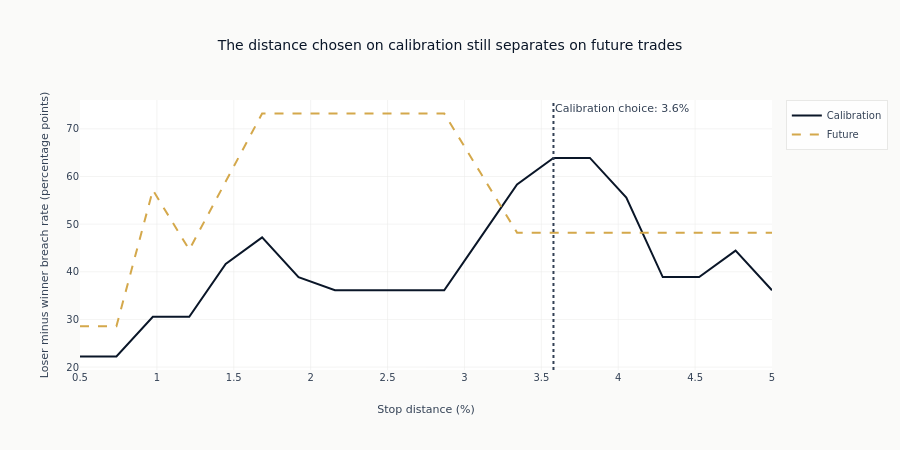

The notebook cell this image was saved under:
### Markdown cell above
**Interpretation**: The first row is the distance that discriminated best on the calibration
trades. The second applies that same distance, unchanged, to trades from a later period. If the
two rows are close, the distance describes something about how this instrument moves rather than
something about the particular trades it was chosen on. Neither row prices the stop.

### Code cell
fig = go.Figure()
_ = fig.add_trace(
    go.Scatter(
        x=calibration_stop_curve["stop_distance_pct"],
        y=calibration_stop_curve["separation_score_pct"],
        name="Calibration",
        line={"color": COLORS["blue"], "width": 2},
    )
)
_ = fig.add_trace(
    go.Scatter(
        x=future_stop_curve["stop_distance_pct"],
        y=future_stop_curve["separation_score_pct"],
        name="Future",
        line={"color": COLORS["amber"], "width": 2, "dash": "dash"},
    )
)
future_selected_score = threshold_summary.filter(pl.col("split") == "future")[
    "separation_score_pct"
][0]
fig.add_vline(
    x=selected_stop_distance,
    line_dash="dot",
    line_color=COLORS["neutral"],
    annotation_text=f"Calibration choice: {selected_stop_distance:.1f}%",
)
fig.update_layout(
    title="The distance chosen on calibration still separates on future trades",
    xaxis_title="Stop distance (%)",
    yaxis_title="Loser minus winner breach rate (percentage points)",
    height=450,
)
show_plotly_with_alt(
    fig,
    "A scatter of trade return against maximum favorable excursion, coloured by outcome. Winning trades reach further in their favour, with overlap near the origin.",
)

### Figure 1 — Plotly figure (JSON) as saved in the notebook; plotly's stock layout.template omitted (floating-point values rounded to 4 significant figures)
{"data": [{"line": {"color": "#0a1628", "width": 2}, "name": "Calibration", "type": "scatter", "x": [0.5, 0.7368, 0.9737, 1.211, 1.447, 1.684, 1.921, 2.158, 2.395, 2.632, 2.868, 3.105, 3.342, 3.579, 3.816, 4.053, 4.289, 4.526, 4.763, 5.0], "y": [22.22, 22.22, 30.56, 30.56, 41.67, 47.22, 38.89, 36.11, 36.11, 36.11, 36.11, 47.22, 58.33, 63.89, 63.89, 55.56, 38.89, 38.89, 44.44, 36.11]}, {"line": {"color": "#D4A84B", "dash": "dash", "width": 2}, "name": "Future", "type": "scatter", "x": [0.5, 0.7368, 0.9737, 1.211, 1.447, 1.684, 1.921, 2.158, 2.395, 2.632, 2.868, 3.105, 3.342, 3.579, 3.816, 4.053, 4.289, 4.526, 4.763, 5.0], "y": [28.57, 28.57, 57.14, 44.64, 58.93, 73.21, 73.21, 73.21, 73.21, 73.21, 73.21, 60.71, 48.21, 48.21, 48.21, 48.21, 48.21, 48.21, 48.21, 48.21]}], "layout": {"annotations": [{"showarrow": false, "text": "Calibration choice: 3.6%", "x": 3.579, "xanchor": "left", "xref": "x", "y": 1, "yanchor": "top", "yref": "y domain"}], "height": 450, "shapes": [{"line": {"color": "#334155", "dash": "dot"}, "type": "line", "x0": 3.579, "x1": 3.579, "xref": "x", "y0": 0, "y1": 1, "yref": "y domain"}], "title": {"text": "The distance chosen on calibration still separates on future trades"}, "xaxis": {"title": {"text": "Stop distance (%)"}}, "yaxis": {"title": {"text": "Loser minus winner breach rate (percentage points)"}}}}
